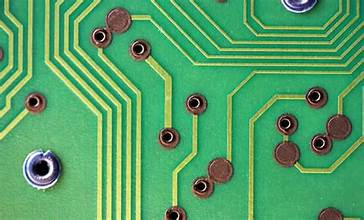
#> input picture pcb.jpg, 364 x 220 px, given in place of 2023-10-25-15-21-55.jpg, which was not available
$ jupyter execute --allow-errors Crop_image.ipynb   (text cells are left out)
#> lines starting #> are read from the running program, lines starting #| are printed output that depends on the picture; after the words box and inside, x2 and y2 are one past the last pixel; in counts of white or black regions, pixels touching at a corner belong together; pictures that were not available may be replaced by others from this repository, and a replacement may not be noted
### utils.py
import cv2
import numpy as np
import math
import matplotlib.pyplot as plt

def plot_image(img, fig_size=(8,6), cmap=None):
    if cmap is None:
        img = cv2.cvtColor(img, cv2.COLOR_BGR2RGB)

    plt.close("all")
    plt.figure(figsize=fig_size)
    plt.imshow(img, cmap=cmap)
    plt.show()

# [17 lines left out: function adjust_gamma, not called in this run]

def find_four_corners(size, contour):
    height, width = size
    borders = [[0,0], [0,height], [width, 0], [width, height]]
    max_dis = math.sqrt(height**2 + width**2)
    corners = [None, None, None, None]
    distance = [max_dis, max_dis, max_dis, max_dis]
    for point in contour:
        x,y = point
        for index, border in enumerate(borders):
            # Using eclude distance
            #temp_dis = math.sqrt((x-border[0])**2 + (y-border[1])**2)
            # Using mahattan distance
            temp_dis = math.sqrt(abs(x-border[0]) + abs(y-border[1]))
            if distance[index] > temp_dis:
                distance[index] = temp_dis
                corners[index] = [x,y]
    return corners

# [21 lines left out: function get_rect, not called in this run]

def order_points(pts):
    rect = np.zeros((4, 2), dtype = "float32")

    s = pts.sum(axis = 1)
    rect[0] = pts[np.argmin(s)]
    rect[2] = pts[np.argmax(s)]

    diff = np.diff(pts, axis = 1)
    rect[1] = pts[np.argmin(diff)]
    rect[3] = pts[np.argmax(diff)]

    return rect

def four_point_transform(image, pts):
    rect = order_points(pts)
    (tl, tr, br, bl) = rect

    widthA = np.sqrt(((br[0] - bl[0]) ** 2) + ((br[1] - bl[1]) ** 2))
    widthB = np.sqrt(((tr[0] - tl[0]) ** 2) + ((tr[1] - tl[1]) ** 2))
    maxWidth = max(int(widthA), int(widthB))

    heightA = np.sqrt(((tr[0] - br[0]) ** 2) + ((tr[1] - br[1]) ** 2))
    heightB = np.sqrt(((tl[0] - bl[0]) ** 2) + ((tl[1] - bl[1]) ** 2))
    maxHeight = max(int(heightA), int(heightB))

    dst = np.array([
        [0, 0],
        [maxWidth - 1, 0],
        [maxWidth - 1, maxHeight - 1],
        [0, maxHeight - 1]], dtype = "float32")

    M = cv2.getPerspectiveTransform(rect, dst)
    warped = cv2.warpPerspective(image, M, (maxWidth, maxHeight))
    return warped

### Crop_image.ipynb
[cell 1]
# import neccessary packages
import os
import sys
import cv2
import numpy as np
import glob
import math
import matplotlib.pyplot as plt

#> (a cell that did not finish here is left out)

[cell 3]
import utils

[cell 4]
def plot_image(img, fig_size=(8,6), cmap=None):
    if cmap is None:
        img = cv2.cvtColor(img, cv2.COLOR_BGR2RGB)

    plt.close("all")
    plt.figure(figsize=fig_size)
    plt.imshow(img, cmap=cmap)
    plt.show()

[cell 5]
img_dir = 'ExpNo00'
img_path_list = glob.glob(os.path.join(img_dir, '*.jpg'))
print(img_path_list)

[cell 6]
# Define the function to detect card object below ...
def detect_idcard(img_path, debug=False):
    # step1-Read image
    img0 = cv2.imread(img_path)

    # step2-Resize image
    scale_ratio = 4
    img = cv2.resize(img0, None, fx=1/scale_ratio, fy=1/scale_ratio, interpolation=cv2.INTER_AREA)

    #

    return

[cell 7]
from utils import plot_image, find_four_corners, order_points, four_point_transform

def extract_object_image(image_path, debug=False):
    # Step 1: Read image
    img = cv2.imread(image_path)

    # Kiểm tra xem ảnh đã đọc được hay chưa
    if img is None:
        raise FileNotFoundError(f"Không thể đọc được hình ảnh từ đường dẫn: {image_path}")

    # Step 2: Resize image to speed up processing
    downscale_ratio = 4
    img = cv2.resize(img, (img.shape[1] // downscale_ratio, img.shape[0] // downscale_ratio))

    # Step 3: Convert RGB to GRAY
    gray = cv2.cvtColor(img, cv2.COLOR_BGR2GRAY)

    # Step 4: Apply Gaussian blur (kernel size = 5)
    blurred = cv2.GaussianBlur(gray, (5, 5), 0)

    # Step 5: Thresholding using OTSU method
    _, binary = cv2.threshold(blurred, 0, 255, cv2.THRESH_BINARY + cv2.THRESH_OTSU)
    if debug:
        plot_image(binary, fig_size=(8, 6), cmap='gray')  # CHECK1: display binary image

    # Step 6: Remove noise using Morphological Opening
    kernel = cv2.getStructuringElement(cv2.MORPH_RECT, (5, 5))
    morph = cv2.morphologyEx(binary, cv2.MORPH_OPEN, kernel)
    if debug:
        plot_image(morph, fig_size=(8, 6), cmap='gray')  # CHECK2: display morphology image

    # Step 7: Find contours
    contours, _ = cv2.findContours(morph, cv2.RETR_EXTERNAL, cv2.CHAIN_APPROX_SIMPLE)

    # Step 8: Draw contours
    img_contour = img.copy()
    cv2.drawContours(img_contour, contours, -1, (0, 255, 0), 2)
    if debug:
        plot_image(img_contour, fig_size=(8, 6))  # CHECK3: display image with contour

    # Step 9: Find 4 corners using `find_four_corners` function

    max_contour = max(contours, key=cv2.contourArea)
    corners = find_four_corners(img.shape[:2], max_contour.squeeze())
    for corner in corners:
        cv2.circle(img, tuple(corner), 5, (0, 0, 255), -1)
    if debug:
        plot_image(img, fig_size=(8, 6))  # CHECK4: display image with 4 corners found

    # Step 10: Perspective transform using `four_point_transform`
    corners = order_points(np.array(corners, dtype="float32"))
    warped = four_point_transform(img, corners)
    if debug:
        plot_image(warped, fig_size=(8, 6))  # CHECK5: display transformed image

    return warped

[cell 8]
# Đường dẫn đến hình ảnh bạn muốn xử lý (thay thế bằng đường dẫn thực tế)
img_path = "ExpNo00\\2023-10-25-15-21-55.jpg"

# Gọi hàm với chế độ debug để hiển thị các bước kiểm tra
img_warped = extract_object_image(img_path, debug=True)
#> in extract_object_image, img is the input picture: shape (220, 364, 3); mean B, G, R 102.6, 161.5, 81.8
#> in extract_object_image, `img = cv2.resize(img, (img.shape[1] // downscale_ratio, img.shape[0] /..`:
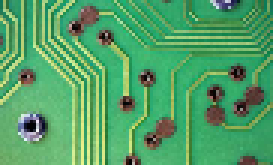
#> img: shape (55, 91, 3) (shown 3 times larger); mean B, G, R 102.5, 161.4, 81.7
#> in extract_object_image, `gray = cv2.cvtColor(img, cv2.COLOR_BGR2GRAY)`:
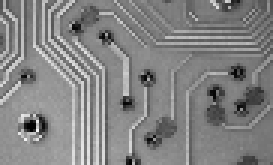
#> gray: shape (55, 91) (shown 3 times larger); min 1, max 247, mean 130.9
#> in extract_object_image, `blurred = cv2.GaussianBlur(gray, (5, 5), 0)`:
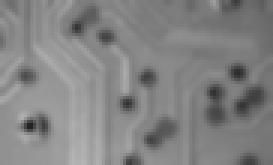
#> blurred: shape (55, 91) (shown 3 times larger); min 34, max 180, mean 130.9
#> in extract_object_image, `_, binary = cv2.threshold(blurred, 0, 255, cv2.THRESH_BINARY + cv2.THR..`:
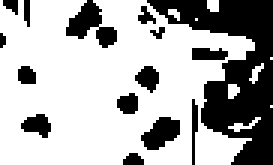
#> binary: shape (55, 91) (shown 3 times larger); 68.6% white; 15 black regions (4 under 20 px), largest, box (x1, y1, x2, y2) and area: (49, 0, 91, 55) 1014, (22, 0, 39, 16) 130, (47, 39, 60, 50) 93
#> in extract_object_image, `morph = cv2.morphologyEx(binary, cv2.MORPH_OPEN, kernel)`:
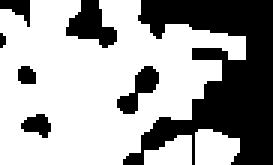
#> morph: shape (55, 91) (shown 3 times larger); 63.8% white; 7 black regions (1 under 20 px)
#> in extract_object_image, `contours, _ = cv2.findContours(morph, cv2.RETR_EXTERNAL, cv2.CHAIN_APP..`: contours = 3 contours; box (x1, y1, x2, y2) and area: (0, 0, 82, 55) 2937, (65, 43, 80, 55) 130, (48, 45, 64, 55) 97
#> in extract_object_image, `cv2.drawContours(img_contour, contours, -1, (0, 255, 0), 2)`:
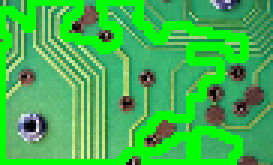
#> img_contour: shape (55, 91, 3) (shown 3 times larger); mean B, G, R 77.7, 182.2, 63.2
#> in extract_object_image, `max_contour = max(contours, key=cv2.contourArea)`: max_contour = contour of 89 points, box (x1, y1, x2, y2) (0, 0, 82, 55), area 2937
#> the loop in find_four_corners, `for point in contour:` made 89 passes
#> (x, y) on passes 1 to 12: (10, 0), (10, 8), (9, 9), (8, 8), (8, 7), (7, 6), (7, 5), (5, 5), (3, 3), (0, 3), (0, 10), (2, 12)
#> after the loop in find_four_corners, `for point in contour:`: corners = [[0, 3], [0, 54], [81, 12], [63, 39]]; distance = [1.73, 1, 4.69, 6.63]
#> in extract_object_image, `corners = find_four_corners(img.shape[:2], max_contour.squeeze())`: corners = [[0, 3], [0, 54], [81, 12], [63, 39]]
#> the loop in extract_object_image, `for corner in corners:` made 4 passes
#> after the loop in extract_object_image, `for corner in corners:`:
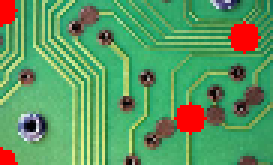
#> img: shape (55, 91, 3) (shown 3 times larger); mean B, G, R 98, 154.1, 89.9
#> in order_points, `s = pts.sum(axis = 1)`: s = [3, 54, 93, 102]
#> in order_points, `diff = np.diff(pts, axis = 1)`: diff = [3, 54, -69, -24]
#> in extract_object_image, `corners = order_points(np.array(corners, dtype="float32"))`: corners = [[0, 3], [81, 12], [63, 39], [0, 54]]
#> in four_point_transform, `(tl, tr, br, bl) = rect`: tl = [0, 3]; tr = [81, 12]; br = [63, 39]; bl = [0, 54]
#> in four_point_transform, `widthA = np.sqrt(((br[0] - bl[0]) ** 2) + ((br[1] - bl[1]) ** 2))`: widthA = 64.76
#> in four_point_transform, `widthB = np.sqrt(((tr[0] - tl[0]) ** 2) + ((tr[1] - tl[1]) ** 2))`: widthB = 81.5
#> in four_point_transform, `maxWidth = max(int(widthA), int(widthB))`: maxWidth = 81
#> in four_point_transform, `heightA = np.sqrt(((tr[0] - br[0]) ** 2) + ((tr[1] - br[1]) ** 2))`: heightA = 32.45
#> in four_point_transform, `heightB = np.sqrt(((tl[0] - bl[0]) ** 2) + ((tl[1] - bl[1]) ** 2))`: heightB = 51
#> in four_point_transform, `dst = np.array([ [0, 0], [maxWidth - 1, 0], [maxWidth - 1, maxHeight -..`: dst = [[0, 0], [80, 0], [80, 50], [0, 50]]
#> in four_point_transform, `M = cv2.getPerspectiveTransform(rect, dst)`: M = [[0.43, 0, 0], [-0.0649, 0.584, -1.75], [-0.00586, -0.00749, 1]]
#> in four_point_transform, `warped = cv2.warpPerspective(image, M, (maxWidth, maxHeight))`:
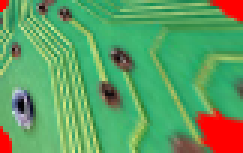
#> warped: shape (51, 81, 3) (shown 3 times larger); mean B, G, R 99, 158.8, 93.9

# Hiển thị kết quả hình ảnh cuối cùng sau khi biến đổi phối cảnh

plt.imshow(cv2.cvtColor(img_warped, cv2.COLOR_BGR2RGB))
plt.title("Final Transformed Image")
plt.show()

[cell 9]
# Call your function to process for 1 image.
# Example: you run command "img_warped = detect_idcard(img_path=img_path_list[1], debug=True)". The image result (CHECK POINT) are as below.
# ...

[cell 10]
out_dir = 'output'
os.makedirs(out_dir, exist_ok=True)

#> (the rest of this cell did not finish here and is left out)

[cell 11]
out_dir = 'output'
os.makedirs(out_dir, exist_ok=True)

for img_path in img_path_list:
    img_warped = extract_object_image(img_path, debug=False)
#> the loop in find_four_corners (call 2), `for point in contour:` made 89 passes
#> the loop in extract_object_image (call 2), `for corner in corners:` made 4 passes

$ run again, on sample.png
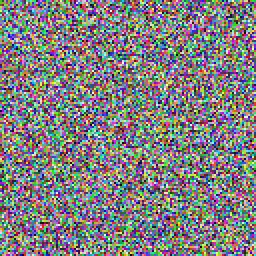
#> input picture sample.png, 128 x 128 px, given in place of 2023-10-25-15-21-55.jpg, which was not available (shown 2 times larger)
#> in extract_object_image, img is the input picture: shape (128, 128, 3); mean B, G, R 128.6, 127, 128.6
#> binary: shape (32, 32); 52.9% white; 9 black regions (6 under 20 px), largest, box (x1, y1, x2, y2) and area: (5, 5, 32, 32) 269, (9, 0, 24, 14) 108, (0, 11, 7, 24) 60
#> morph: shape (32, 32); 11.9% white; 4 white regions (2 under 20 px)
#> contours = 4 contours, 2 with area under 20; largest, box (x1, y1, x2, y2) and area: (0, 23, 7, 32) 45, (21, 24, 26, 30) 20
#> in extract_object_image, `cv2.drawContours(img_contour, contours, -1, (0, 255, 0), 2)`:
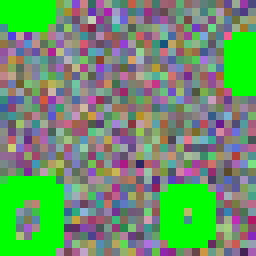
#> img_contour: shape (32, 32, 3) (shown 8 times larger); mean B, G, R 106.6, 146.8, 108.2
#> max_contour = [[2, 23], [1, 24], [0, 24], [0, 31], [4, 31], [5, 30], [6, 30], [6, 23]]
#> the loop in find_four_corners, `for point in contour:` made 8 passes
#> after the loop in find_four_corners, `for point in contour:`: corners = [[0, 24], [0, 31], [6, 23], [6, 30]]; distance = [4.9, 1, 7, 5.29]
#> in extract_object_image, `corners = find_four_corners(img.shape[:2], max_contour.squeeze())`: corners = [[0, 24], [0, 31], [6, 23], [6, 30]]
#> the loop in extract_object_image, `for corner in corners:` made 4 passes
#> s = [24, 31, 29, 36]
#> diff = [24, 31, 17, 24]
#> in extract_object_image, `corners = order_points(np.array(corners, dtype="float32"))`: corners = [[0, 24], [6, 23], [6, 30], [0, 31]]
#> tl = [0, 24]; tr = [6, 23]; br = [6, 30]; bl = [0, 31]
#> widthA = 6.08
#> maxWidth = 6
#> heightA = 7
#> dst = [[0, 0], [5, 0], [5, 6], [0, 6]]
#> M = [[0.833, 0, 0], [0.143, 0.857, -20.57], [-4.93e-17, 0, 1]]
#> `plt.show()`:
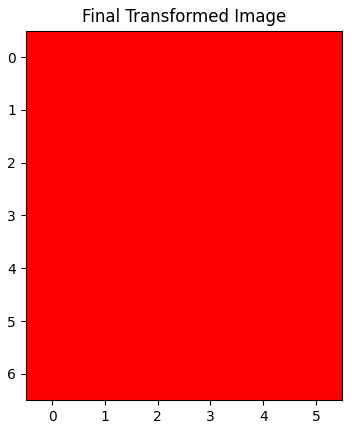
#> figure drawn by matplotlib, 1 panel
